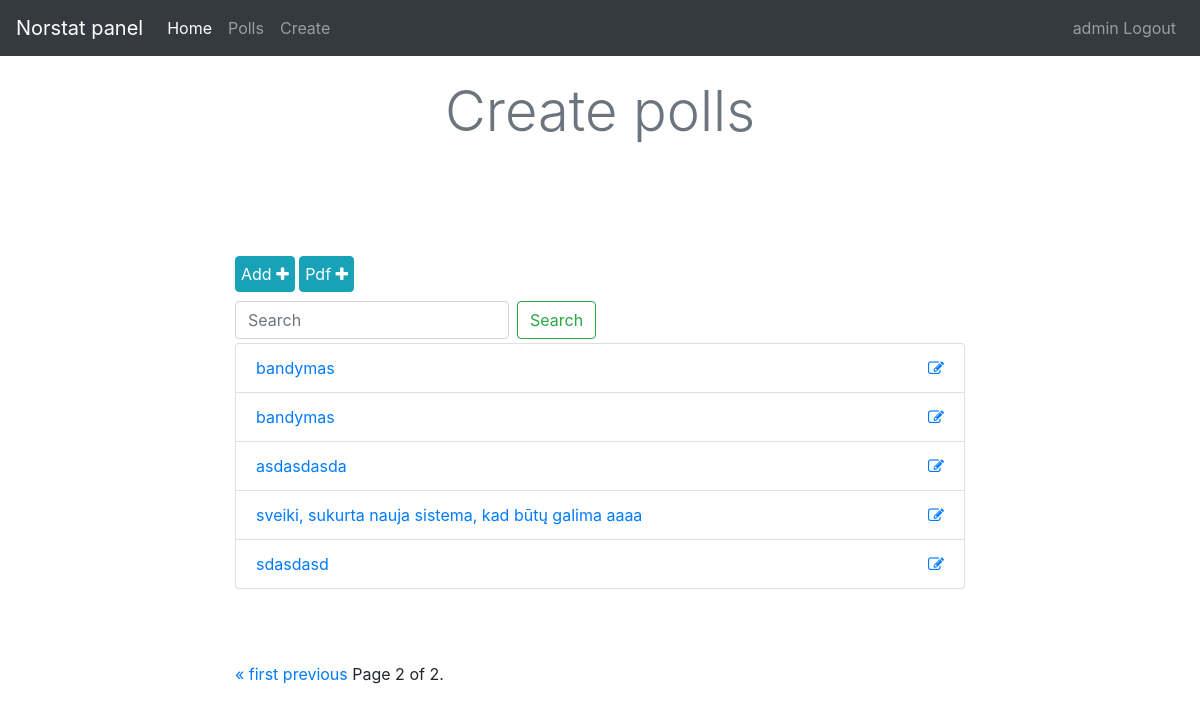
The app's page /polls/listAdmin/?page=2 (signed in) with its own data.
### polls/models.py (models this page shows, shortened)
class Poll(models.Model):
    owner = models.ForeignKey(User, on_delete = models.CASCADE, default=1)
    text = models.CharField(max_length=255)
    pub_date = models.DateField()
    def __str__(self):
        return self.text

### polls/views.py (the view)
# urls.py: path('listAdmin/', views.polls_list_admin, name='listAdmin'),
@login_required
def polls_list_admin(request):
    polls = Poll.objects.all()
    search_term=''
    if 'search' in request.GET:
        search_term = request.GET['search']
        polls = polls.filter(text__icontains=search_term)
    paginator = Paginator(polls, 5)
    page = request.GET.get('page')
    polls = paginator.get_page(page)
    context = {'polls': polls, 'search_term': search_term}
    return render(request, 'polls/polls_list_admin.html', context)

### polls/templates/polls/polls_list_admin.html (shortened to what this page needs)
{% extends 'base.html' %}
{% block content %}
<div class="container">
  {% if user.is_superuser %}
  <h1 class="display-4 text-center text-secondary" style="margin-top: 2%;">Create polls</h1>
  <div class="row" style="margin-top: 10%;">
    <div class="col-sm-8 offset-sm-2">
      <a href="{% url 'polls:add' %}" type="button" class="btn btn-info" style="margin-bottom: 5px; padding:5px;">Add <i class="fa fa-plus"></i></a>
      <a href="{% url 'polls:pdf' %}" type="button" class="btn btn-info" style="margin-bottom: 5px; padding:5px;">Pdf <i class="fa fa-plus"></i></a>
      <form class="form-inline my-2 my-lg-1">
        <input class="form-control mr-sm-2" type="search" placeholder="Search" aria-label="Search" name='search' value="{{search_term}}">
        <button class="btn btn-outline-success my-2 my-sm-0" type="submit">Search</button>
      </form>
      <ul class="list-group" style="margin-bottom: 10%;">
        {% for poll in polls %}
          {% if request.user == poll.owner %}
            <li class="list-group-item">
              <a href="{% url 'polls:detail' poll_id=poll.id %}">
                {{ poll }}
              </a>
              <a href="{% url 'polls:edit_poll' poll.id %}" class="float-right">
                <i class="fa fa-pencil-square-o" ></i>
              </a>
            </li>
          {% endif %}
        {% endfor %}
      </ul>
      {% endif %}
      <div class="pagination">
          <span class="step-links">
              {% if polls.has_previous %}
                  <a href="?page=1">&laquo; first</a>
                  <a href="?page={{ polls.previous_page_number }}">previous</a>
              {% endif %}
              <span class="current">
                  Page {{ polls.number }} of {{ polls.paginator.num_pages }}.
              </span>
          </span>
      </div>
    </div>
  </div>
</div>
{% endblock %}

### templates/includes/navbar.html (shortened to what this page needs)
<nav class="navbar navbar-expand-lg navbar-dark bg-dark">
  <a class="navbar-brand" href="#">Norstat panel</a>
  <div class="collapse navbar-collapse" id="navbarNavAltMarkup">
    <div class="navbar-nav">
      <a class="nav-item nav-link active" href="{% url 'home' %}">Home <span class="sr-only">(current)</span></a>
      <a class="nav-item nav-link" href="{% url 'polls:list' %}">Polls</a>
      {% if user.is_superuser %}
        <a class="nav-item nav-link" href="{% url 'polls:listAdmin' %}">Create</a>
      {% endif %}
    </div>
    <div class="navbar-nav ml-auto">
      {% if request.user.is_authenticated %}
        <a class="nav-item nav-link" href="{% url 'accounts:logout' %}">{{ request.user }} Logout</a>
      {% else %}
        <a class="nav-item nav-link" href="{% url 'accounts:login' %}">Login</a>
      {% endif %}
    </div>
  </div>
</nav>

### records on screen
Poll: text "bandymas"
Poll: text "bandymas"
Poll: text "asdasdasda"
Poll: text "sveiki, sukurta nauja sistema, kad būtų galima aaaa"
Poll: text "sdasdasd"

### other values on screen
{{ request.user }} "admin"
{{ polls.number }} "2"
{{ polls.paginator.num_pages }} "2"
